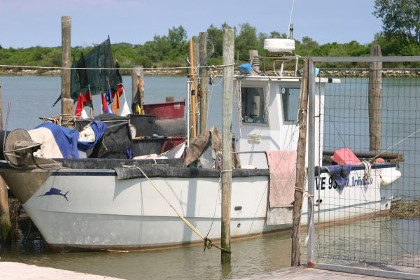
#> input picture imageops/boat-small.jpg, 420 x 280 px
$ python imageops-deform.py
#> lines starting #> are read from the running program, lines starting #| are printed output that depends on the picture; after the words box and inside, x2 and y2 are one past the last pixel; in counts of white or black regions, pixels touching at a corner belong together
# Author:  Martin McBride
# Created: 2021-07-19
# Copyright (C) 2021, Martin McBride
# License: MIT

# deform an image

from PIL import Image, ImageOps, ImageDraw
import math

class SingleDeformer:

    def getmesh(self, img):
        w, h = img.size

        #Map whole image rectangle onto whole image rectangle
        return [(
                # target rectangle (1)
                (200, 100, 300, 200),
                # corresponding source quadrilateral (1)
                # (NW, SW, SE, and NE. see method=QUAD)
                (0, 0, 0, 100, 100, 200, 100, 0)
                )]

class WaveDeformer:

    def transform(self, x, y):
        y = y + 10*math.sin(x/40)
        return x, y

    def transform_rectangle(self, x0, y0, x1, y1):
        return (*self.transform(x0, y0),
                *self.transform(x0, y1),
                *self.transform(x1, y1),
                *self.transform(x1, y0),
                )

    def getmesh(self, img):
        self.w, self.h = img.size
        gridspace = 20

        target_grid = []
        for x in range(0, self.w, gridspace):
            for y in range(0, self.h, gridspace):
                target_grid.append((x, y, x + gridspace, y + gridspace))

        source_grid = [self.transform_rectangle(*rect) for rect in target_grid]

        return [t for t in zip(target_grid, source_grid)]

image = Image.open('boat-small.jpg')
#> image is the input picture: PIL image 420x280 RGB; mean R, G, B 143.2, 144.1, 140.7
result_image = ImageOps.deform(image, SingleDeformer())
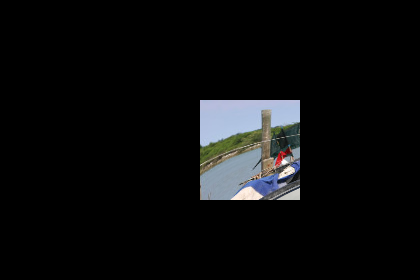
#> result_image: PIL image 420x280 RGB; mean R, G, B 11.7, 12.3, 13
result_image.save('imageops-deform.jpg')
result_image = ImageOps.deform(image, WaveDeformer())
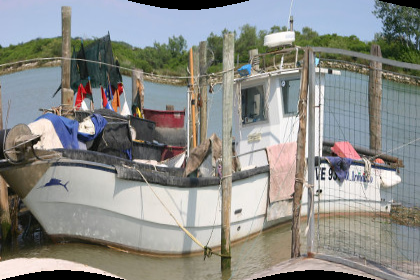
#> result_image: PIL image 420x280 RGB; mean R, G, B 139.1, 140, 136.2
result_image.save('imageops-wavedeform.jpg')

grid = Image.new('RGB', image.size, 'grey')
#> grid: PIL image 420x280 RGB; every value is 128
mesh = WaveDeformer().getmesh(grid)
#> mesh = 294 items
draw = ImageDraw.Draw(grid)
for target, source in mesh:
    x, y = source[0], source[1]
    draw.ellipse((x-2, y-2, x+2, y+2), fill='black')
#> this loop made 294 passes
#> (target, source, x, y) on passes 2 to 4: ((0, 20, 20, 40), (0, 20, 0, 40, 20, 44.79, 20, 24.79), 0, 20), ((0, 40, 20, 60), (0, 40, 0, 60, 20, 64.79, 20, 44.79), 0, 40), ((0, 60, 20, 80), (0, 60, 0, 80, 20, 84.79, 20, 64.79), 0, 60)
grid.save('imageops-sourcegrid.png')
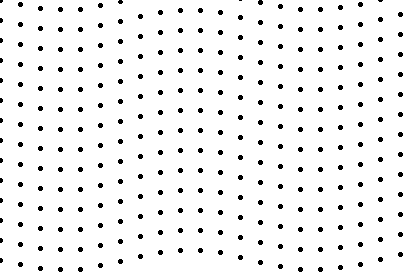
#> saved as imageops-sourcegrid.png: PIL image 420x280 RGB; values 0 (black) and 128 (white), 95% white; 288 black regions (17 under 20 px), largest, box (x1, y1, x2, y2) and area: (258, 0, 263, 5) 21, (18, 2, 23, 7) 21, (98, 3, 103, 8) 21

grid = Image.open('boat-small.jpg')
mesh = SingleDeformer().getmesh(grid)
#> mesh = [((200, 100, 300, 200), (0, 0, 0, 100, 100, 200, 100, 0))]
draw = ImageDraw.Draw(grid)
for target, source in mesh:
    x, y = source[0], source[1]
    draw.ellipse((x-2, y-2, x+2, y+2), fill='black')
    x, y = source[2], source[3]
    draw.ellipse((x - 2, y - 2, x + 2, y + 2), fill='black')
    x, y = source[4], source[5]
    draw.ellipse((x - 2, y - 2, x + 2, y + 2), fill='black')
    x, y = source[6], source[7]
    draw.ellipse((x - 2, y - 2, x + 2, y + 2), fill='black')
#> this loop made 1 pass
#> (target, source) on pass 1: ((200, 100, 300, 200), (0, 0, 0, 100, 100, 200, 100, 0))
grid.save('imageops-boatsourcegrid.png')
